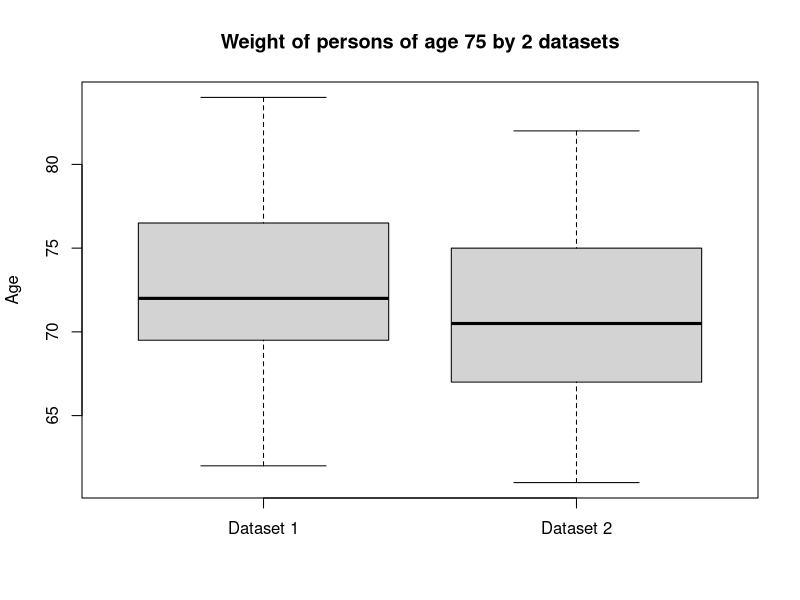

This chart was generated by the following R code:
## ---- chunk 1
stock <- c(0.04,0.143,0.19,-0.147,-0.265,0.361,0.238)
bill <- c(0.065,0.044,0.038,0.069,0.08,0.058,0.045)
mean_stock <- mean(stock)*100
mean_bill = mean(bill)*100
sd_stock <- sd(stock)*100
sd_bill <- sd(bill)*100
mean_stock
mean_bill
sd_stock
sd_bill
coeff_sd_stock <- sd_stock/mean_stock
coeff_sd_bill <- sd_bill/mean_bill
coeff_sd_stock
coeff_sd_bill
## ---- chunk 2
a <- c(1,2,3,4,5,6,7,8)
b <- c(1,1,1,1,8,8,8,8)
c <- c(1,1,4,4,5,5,8,8)
d <- c(-6,-3,0,3,6,9,12,15)
df <- data.frame(a = c(1,2,3,4,5,6,7,8),
                 b = c(1,1,1,1,8,8,8,8),
                 c = c(1,1,4,4,5,5,8,8),
                 d = c(-6,-3,0,3,6,9,12,15))
sapply(df, var)
## ---- chunk 3
mean <- 15
sd <- 3
k1_5 <- 100*(1-1/1.5^2)
k2 <- 100*(1-1/2^2)
k2_5 <- 100*(1-1/2.5^2)
k3 <- 100*(1-1/3^2)
est <- c(k1_5,k2,k2_5,k3)
est
interval_min <- mean - 2*sd
interval_max <- mean + 2*sd
interval_min
interval_max
## ---- chunk 4
s1 <- c(84,80,72,72,76,77,75,69,72,62,78,71,70,76,66,77,63,72,68,70)
s2 <- c(70,73,77,76,74,70,67,61,70,70,75,66,75,76,71,67,67,67,70,78,73,66,65,79,66,71,78,72,82,67)
fivenum(s1)
fivenum(s2)
boxplot(s1,s2,
        main = "Weight of persons of age 75 by 2 datasets",
        ylab = "Age",
        at = c(1,2),
        names = c("Dataset 1", "Dataset 2")
        )
